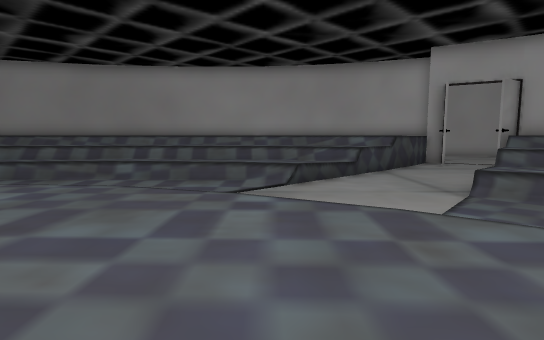
view 1 (above)

24 first-person views from a walk through a scene from a Unity 3-D project. The camera is 1.5 m above the floor, tilts 6° down and sees 80° across. The floor is counted in squares, 2 m on a side. Each view is taken from the middle of a square. On the plan, view 1 faces up. The plan holds only what a view shows up to about 11 squares ahead; the rest is blank. The place goes on beyond the plan. Some animated figures are not drawn.

view 2
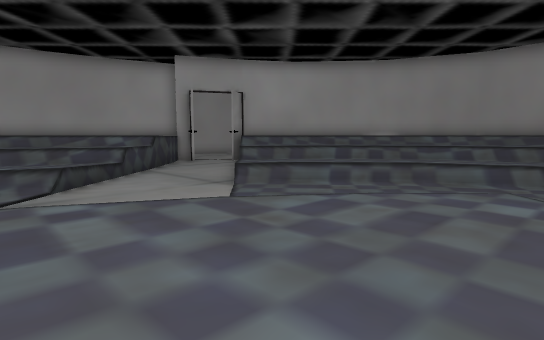

view 3
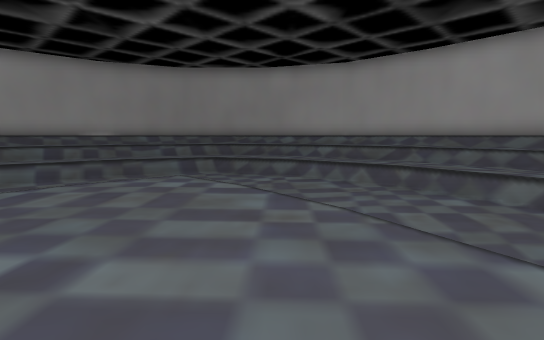

view 4
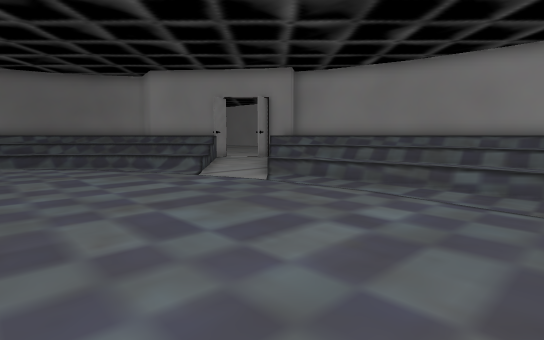

view 5
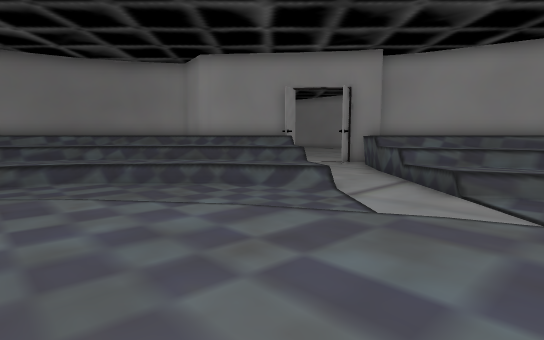

view 6
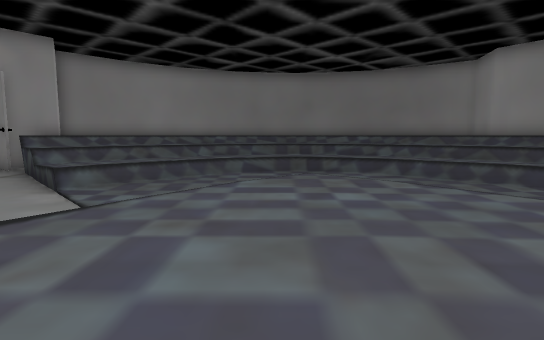

view 7
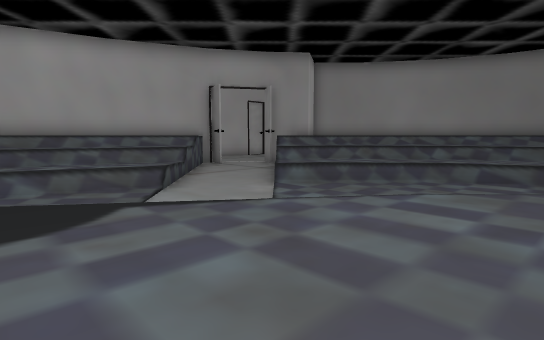

view 8
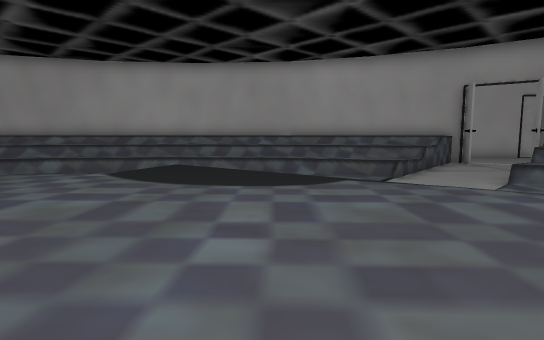

view 9
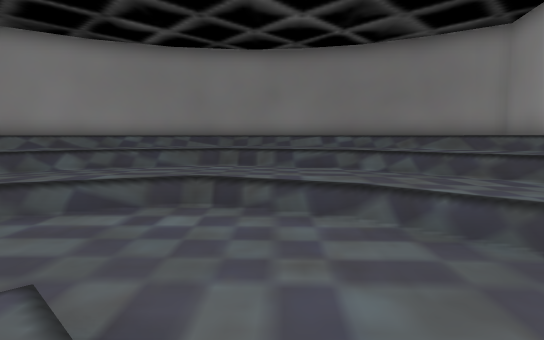

view 10
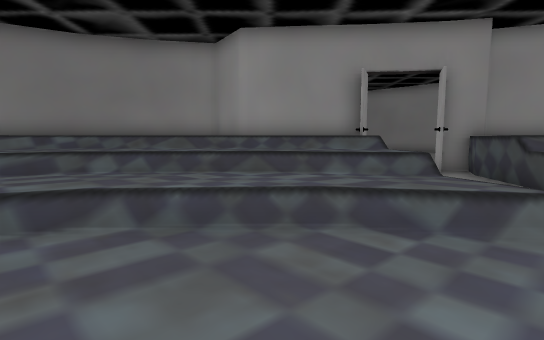

view 11
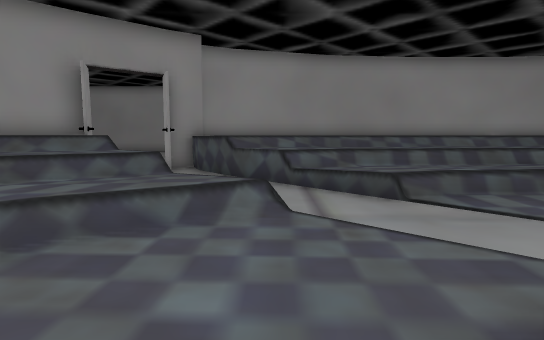

view 12
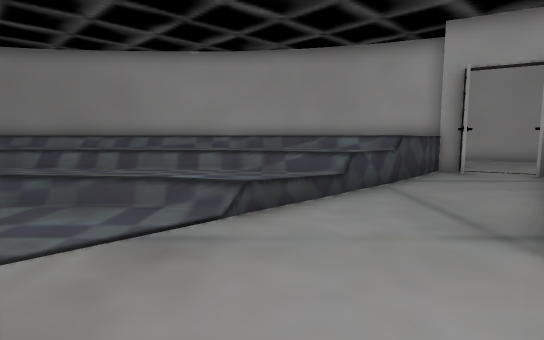

view 13
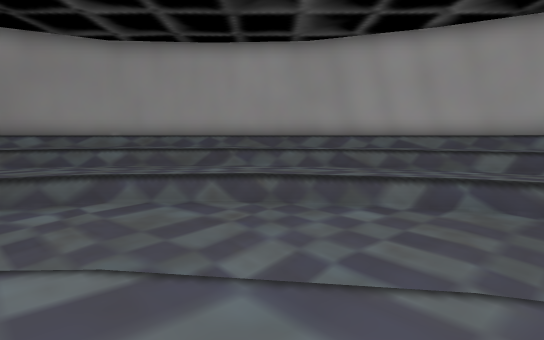

view 14
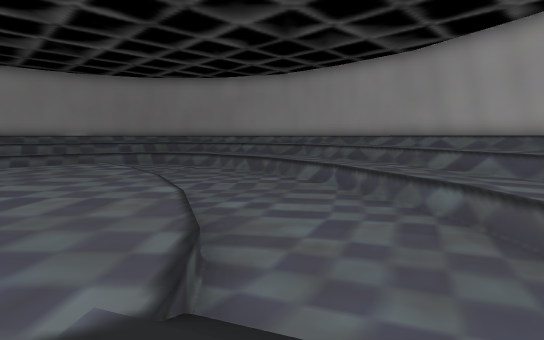

view 15
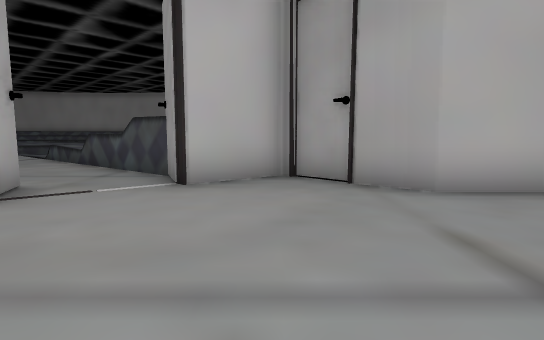

view 16
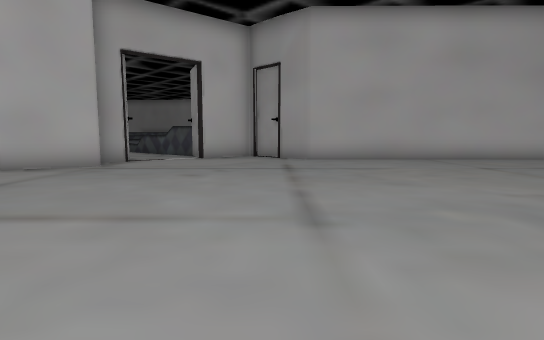

view 17
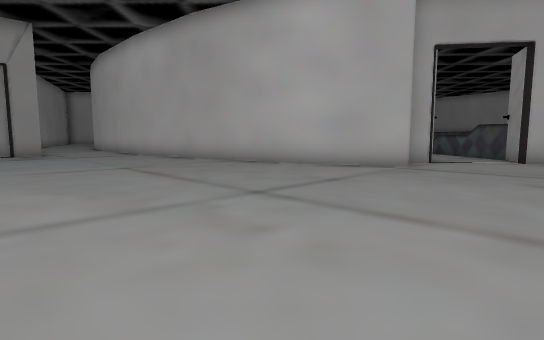

view 18
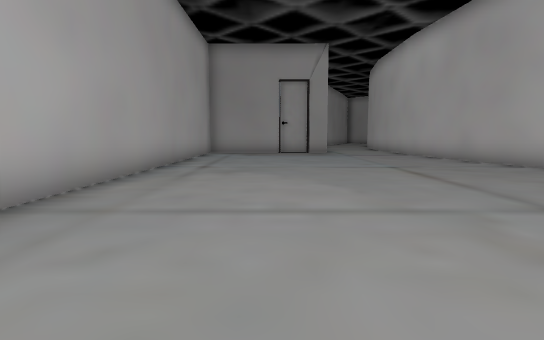

view 19
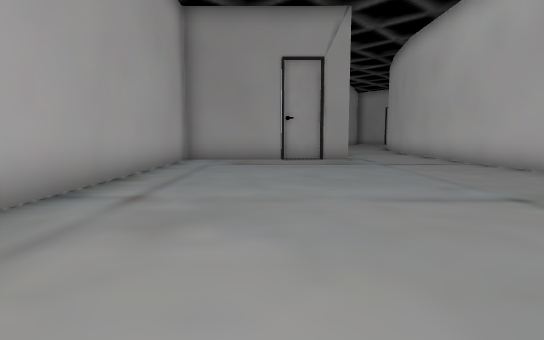

view 20
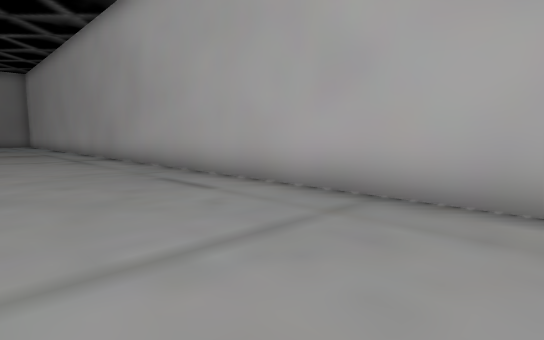

view 21
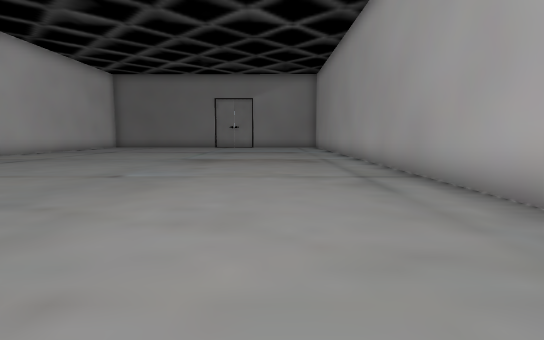

view 22
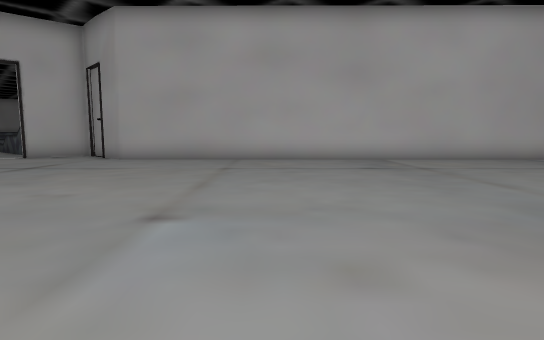

view 23
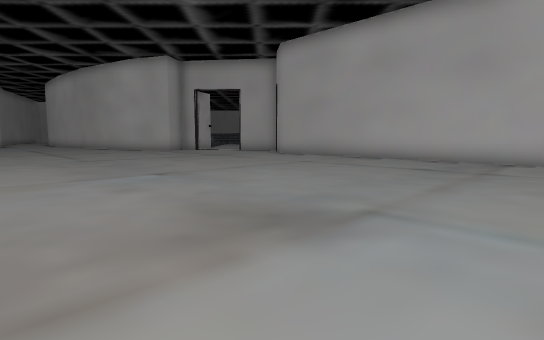

view 24
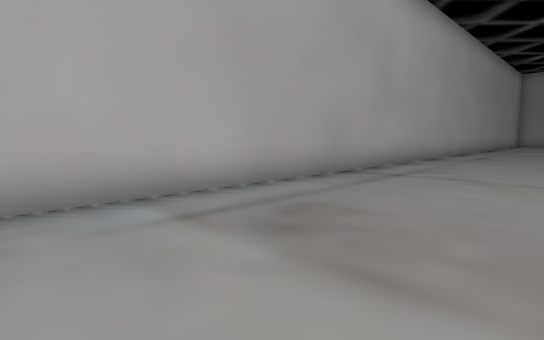

### Floor plan
Key: @ floor where view 1 was taken; # wall or solid block; . main floor; : floor 0.75 m higher than the main floor; / step, stairs or slope; = window, fence, low wall or low ledge; ^ raised ledge.
Columns run from 30 left of view 1 to 10 right of it. Each row starts with its distance up from view 1.
 26 ############################
 25 ...........................#
 24 ...........................#
 23 ...........................#
 22 ...........................#
 21 ...........................#
 20 ............................
 19 ............................
 18 ............................
 17 .....................#######
 16 .................#####
 15 ................##
 14 ................#                   ##..
 13 ................##        #        ###..
 12 ###########..#...####^^^^^^^^^^## ##...#
 11           #####...^^^^^^^^^^^^^^^^#...##
 10              ###...#^^^^^^^^^^^^^^....
  9              #^^#...^^^^^^^^^^^^^....^
  8             #^^^#^...^^^^...^^^^....#^
  7            #^^^^^^^=...............^^^^
  6           #^^^^^^^^.....    ......^^^^^^
  5          #^^^^^^^.......====/......^^^^^^
  4          ^^^^^^^.....//:::::::=.....^^^^^
  3          ^^^^^^...../:::::::::::/....^^^^
  2         #^^^^^^....::::::::::::::=....^^^
  1         ^^^^^^^...::::::::::::::::=...^^^
  0         #^^^^^^...=::::::::  :@:::....^^
 -1         #^^^^^^....=::::::::::::/....^^^^
 -2          ^^^^^^^....//:::::::::=.....^^^^
 -3          #^^^^^^^.....=::::::.......^^^^^
 -4           ^^^^^^^^...../::/........^^^^^^
 -5            ^ ^^^^^.....  //......^^^^^^^^
 -6               ^#^...^^..   ....^^^^^^^^^^
 -7              ^^....^^^^^^^^^^^^^^^^^^^^#
 -8               #...#^^^^      ^^^^^^^^^#

Positions as (right, up) in squares from view 1, and headings:
1: (0, 0), facing up
2: (-1, 0), facing up-right
3: (-2, -1), facing right
4: (-2, 1), facing up-left
5: (-7, 1), facing up-left
6: (-6, 0), facing left
7: (-7, 1), facing down-left
8: (-7, 3), facing down
9: (-11, 2), facing left
10: (-11, 2), facing up-left
11: (-11, 2), facing up
12: (1, 3), facing up
13: (1, 0), facing down-right
14: (-5, -4), facing right
15: (-18, 17), facing down
16: (-19, 23), facing down
17: (-18, 23), facing down-right
18: (-18, 23), facing right
19: (-14, 23), facing right
20: (-13, 22), facing up-left
21: (-18, 23), facing left
22: (-25, 23), facing down
23: (-30, 23), facing down-right
24: (-30, 22), facing up-right
